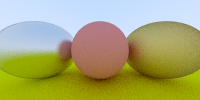

Source code (Python):
from __future__ import division
import numpy as np
import imageio
import sys
sys.path.append('../engine/')
from surface import SurfaceAssembly, Sphere
from material import Lambertian, Metal
from camera import Camera
from rendering import render_image


def main():

    # image dimensions (pixel)
    nx = 200
    ny = 100

    # number of samples (rays) per pixel
    ns = 100

    # define camera
    lookfrom = np.zeros(3)
    lookat = np.array([0., 0., -1.])
    vfov = np.pi/2
    aperture = 0.
    focus_dist = 1.
    cam = Camera(lookfrom, lookat, np.array([0., 1., 0.]), vfov, nx / ny, aperture, focus_dist)

    # define scene geometry
    scene = SurfaceAssembly()
    scene.add_object(Sphere(np.array([ 0., 0., -1.]), 0.5, Lambertian(np.array([0.8, 0.3, 0.3]))))
    scene.add_object(Sphere(np.array([ 1., 0., -1.]), 0.5, Metal(np.array([0.8, 0.6, 0.2]), 1.0)))
    scene.add_object(Sphere(np.array([-1., 0., -1.]), 0.5, Metal(np.array([0.8, 0.8, 0.8]), 0.3)))
    # large sphere imitating ground floor
    scene.add_object(Sphere(np.array([0., -100.5, -1.]), 100., Lambertian(np.array([0.8, 0.8, 0.0]))))

    # render image
    im = render_image(nx, ny, ns, scene, cam)

    imageio.imwrite('metal_spheres.png', im.transpose((1, 0, 2)))


if __name__ == '__main__':
    main()
